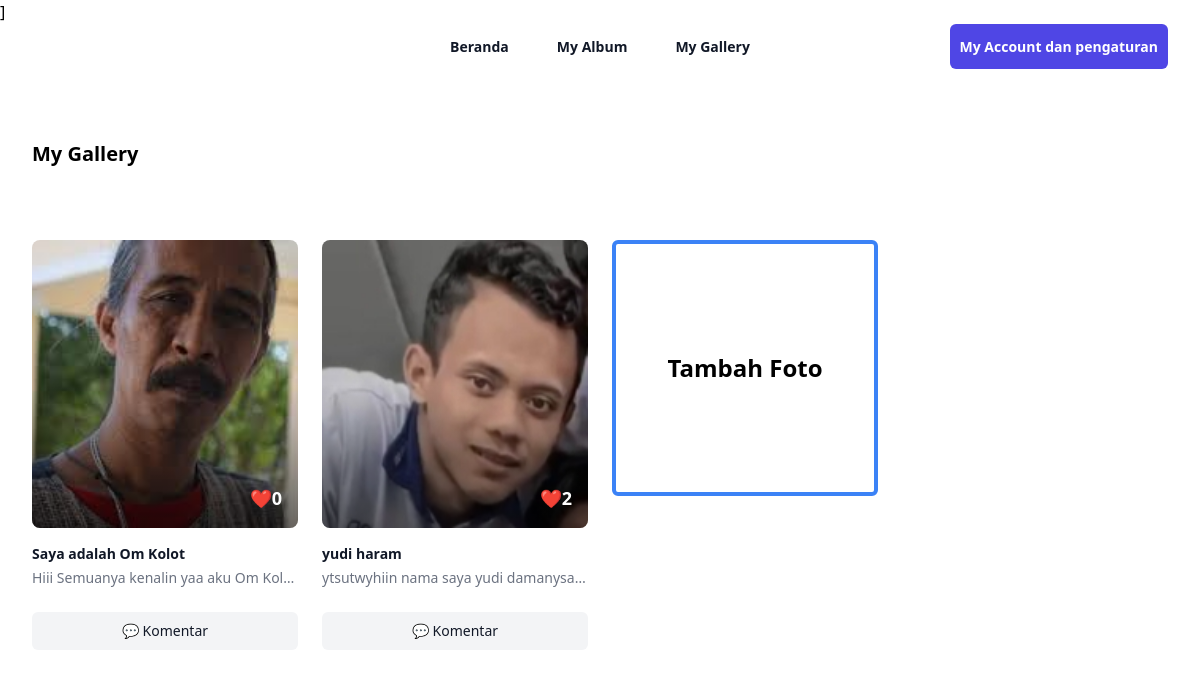
/src/pages/myGallery.php (signed in), run on the app's committed database.
### tables this page shows
CREATE TABLE `tbl_foto` (
  `FotoId` int NOT NULL,
  `JudulFoto` varchar(255) NOT NULL,
  `DeskripsiFoto` text NOT NULL,
  `TanggalUnggah` date NOT NULL,
  `LokasiFile` varchar(255) NOT NULL,
  `AlbumId` int NOT NULL,
  `UserId` int NOT NULL
);

### src/pages/myGallery.php (the view, shortened to what this page needs)
<?php
    $UserId = $_SESSION['UserId'];
?>
<!DOCTYPE html>
<html lang="en">
<head>
    <link href="../output.css" rel="stylesheet">
    <script src="https://cdn.tailwindcss.com"></script>
</head>
<body>
<div class="bg-white">
    <header class="absolute inset-x-0 top-0 z-50">
        <nav class="mx-auto flex max-w-7xl items-center justify-between p-6 lg:px-8" aria-label="Global">
        <div class="flex lg:flex-1">
            <a href="#" class="-m-1.5 p-1.5">
            </a>
        </div>
        <div class="hidden lg:flex lg:gap-x-12">
            <a href="beranda.php" class="text-sm font-semibold leading-6 text-gray-900">Beranda</a>
            <a href="myAlbum.php" class="text-sm font-semibold leading-6 text-gray-900">My Album</a>
            <a href="myGallery.php" class="text-sm font-semibold leading-6 text-gray-900">My Gallery</a>
        </div>
        <div class="hidden lg:flex lg:flex-1 lg:justify-end">
            <div class="px-2.5 py-2.5 bg-indigo-600 rounded-md cursor-pointer">
            <a href="myAccount.php" class="text-sm font-semibold leading-6 text-white">My Account dan pengaturan</a>
            </div>
        </div>
        </nav>
    </header>
  <div class="mx-auto max-w-2xl px-4 py-16 sm:px-6 sm:py-24 lg:max-w-7xl lg:px-8">
    <p class="font-bold text-xl mt-5">My Gallery </p>
    <div class="mt-8 grid grid-cols-1 gap-y-12 sm:grid-cols-2 sm:gap-x-6 lg:grid-cols-4 xl:gap-x-8">
    <?php
        include '../config/koneksi.php';
        $sql = "SELECT * FROM tbl_foto WHERE UserId = $UserId";
        $query = mysqli_query($koneksi, $sql);
        while ($data = mysqli_fetch_array($query)) {
    ?>
      <div>
        <div class="relative">
          <div class="relative mt-10 h-72 w-full overflow-hidden rounded-lg">
            <img src="../assets/img/<?= $data['LokasiFile'] ?>" alt="hanif ganteng" class="h-full w-full object-cover object-center">
          </div>
          <div class="relative mt-4">
            <h3 class="text-sm font-bold text-gray-900"><?= $data['JudulFoto'] ?></h3>
            <p class="mt-1 text-sm text-gray-500 line-clamp-1"><?= $data['DeskripsiFoto'] ?></p>
          </div>
          <div class="absolute inset-x-0 top-0 flex h-72 items-end justify-end overflow-hidden rounded-lg p-4">
            <div aria-hidden="true" class="absolute inset-x-0 bottom-0 h-36 bg-gradient-to-t from-black opacity-50"></div>
            <?php
                $fotoId = $data['FotoId'];
                $queryLike = mysqli_query($koneksi, "SELECT * FROM tbl_likefoto WHERE FotoId = '$fotoId'");
                $jumlahLike = mysqli_num_rows($queryLike);
            ?>
            <p class="relative text-lg font-semibold text-white">❤️<?=$jumlahLike ?></p>
          </div>
        </div>
        <div class="mt-6">
          <a href="komentar.php?fotoid=<?= $data['FotoId']; ?>" class="relative flex items-center justify-center rounded-md border border-transparent bg-gray-100 px-8 py-2 text-sm font-medium text-gray-900 hover:bg-gray-200">💬 Komentar</a>
        </div>
      </div>
    <?php
    }
    ?>
    <a href="tambahFoto.php">
    <div class="mt-10 h-64 flex items-center justify-center rounded-md w-full border-4 border-blue-500">
        <p class="text-2xl font-extrabold">Tambah Foto</p>
    </div>
    </a>
    </div>
  </div>
</div>
</body>
</html>

### data on the page
tbl_foto: LokasiFile (picture), JudulFoto "Saya adalah Om Kolot", DeskripsiFoto "Hiii Semuanya kenalin yaa aku Om…", jumlahLike "0"
tbl_foto: LokasiFile (picture), JudulFoto "yudi haram", DeskripsiFoto "ytsutwyhiin nama saya yudi…", jumlahLike "2"
